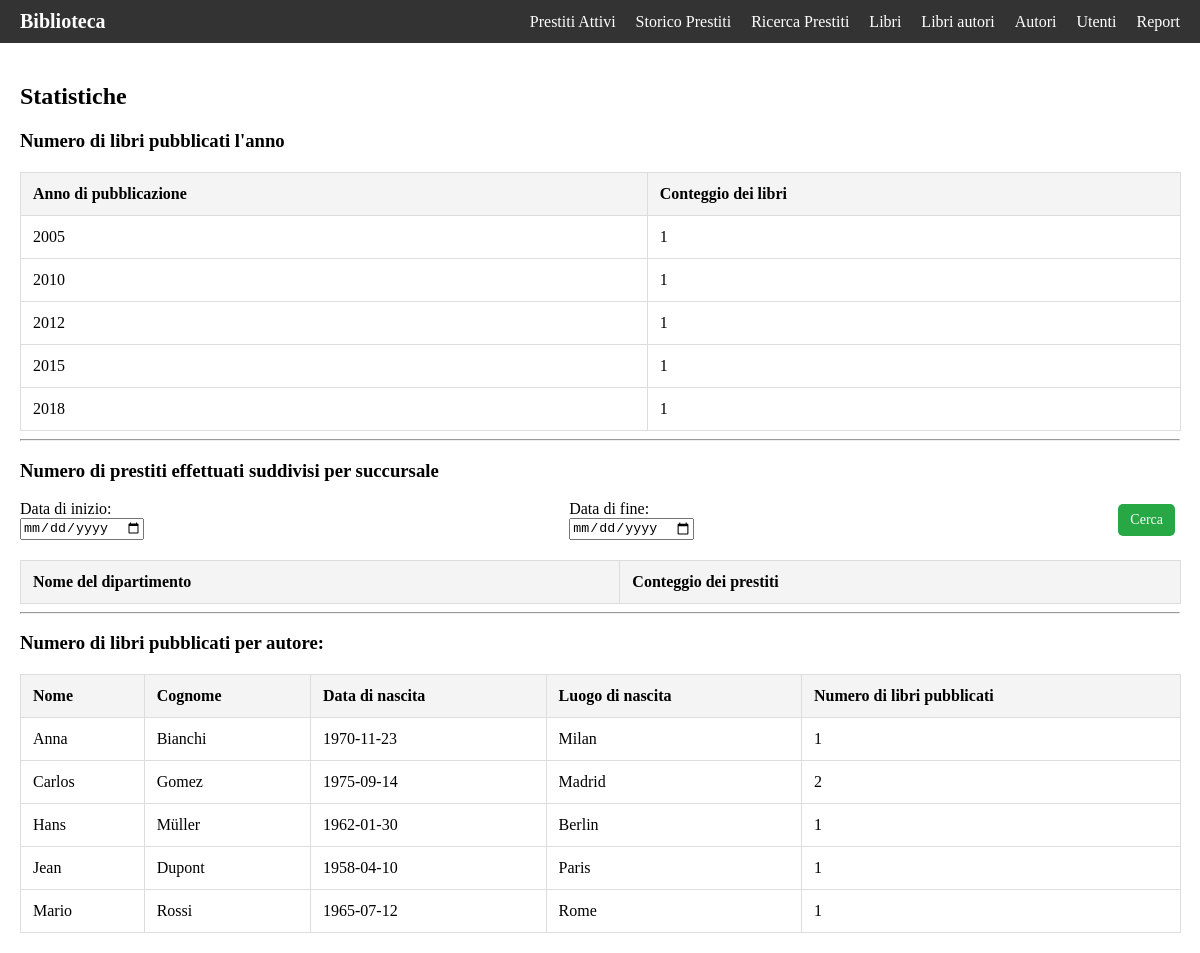
Screenshot of /pages/report/index.php with the database file from the repository.
### tables this page shows
CREATE TABLE `author` (
  `name` varchar(50) NOT NULL,
  `surname` varchar(25) NOT NULL,
  `birth_date` date NOT NULL,
  `birth_place` varchar(255) NOT NULL,
  PRIMARY KEY (`name`,`surname`,`birth_date`,`birth_place`)
);

### pages/report/index.php (the view, shortened to what this page needs)
<?php
    include_once('../../config/connessione.php');
    $sql = "SELECT publication_year, count(ISBN) as count FROM book GROUP BY publication_year";
    $result = mysqli_query($link, $sql);
    $books = array();
    while ($row = mysqli_fetch_assoc($result)) {
        $books[] = $row;
    }
    $sql = "SELECT a.name, a.surname, a.birth_date, a.birth_place, count(ba.ISBN) as count_book
            FROM author a
            INNER JOIN book_author ba on ba.author_name=a.name
                AND ba.author_surname=a.surname
                AND ba.author_birth_date=a.birth_date
                AND ba.author_birth_place=a.birth_place
            GROUP BY a.name, a.surname, a.birth_date, a.birth_place";
    $result = mysqli_query($link, $sql);
    $authors = array();
    while ($row = mysqli_fetch_assoc($result)) {
        $authors[] = $row;
    }
?>
<!DOCTYPE html>
<html lang="it">
<head>
    <link rel="stylesheet" href="../../assets/style/global.css">
    <link rel="stylesheet" href="https://cdn.jsdelivr.net/npm/water.css@2/out/water.css">
</head>
<body>
    <?php include '../../common/navbar.php'; ?>
    <div class="container">
        <h2>Statistiche</h2>
        <h3>Numero di libri pubblicati l'anno</h3>
        <table>
            <thead>
                <tr>
                    <th>Anno di pubblicazione</th>
                    <th>Conteggio dei libri</th>
                </tr>
            </thead>
            <tbody>
                <?php foreach ($books as $book): ?>
                    <tr>
                        <td><?php echo $book["publication_year"]?></td>
                        <td><?php echo $book["count"]?></td>
                    </tr>
                <?php endforeach ?>
            </tbody>
        </table>
        <hr/>
        <h3>Numero di prestiti effettuati suddivisi per succursale</h3>
        <form class="header" method="GET" action="">
            <div>
                <label for="start_date">Data di inizio:</label><br>
                <input type="date" id="start_date" name="start_date"
                    value="<?php echo isset($_GET['start_date']) ? htmlspecialchars($_GET['start_date']) : ''; ?>">
            </div>
            <div>
                <label for="end_date">Data di fine:</label><br>
                <input type="date" id="end_date" name="end_date"
                    value="<?php echo isset($_GET['end_date']) ? htmlspecialchars($_GET['end_date']) : ''; ?>">
            </div>
            <button class="btn" type="submit">Cerca</button>
        </form>
        <table>
            <thead>
                <tr>
                    <th>Nome del dipartimento</th>
                    <th>Conteggio dei prestiti</th>
                </tr>
            </thead>
        </table>
        <hr/>
        <h3>Numero di libri pubblicati per autore:</h3>
        <table>
            <thead>
                <tr>
                    <th>Nome</th>
                    <th>Cognome</th>
                    <th>Data di nascita</th>
                    <th>Luogo di nascita</th>
                    <th>Numero di libri pubblicati</th>
                </tr>
            </thead>
            <tbody>
                <?php foreach ($authors as $author): ?>
                    <tr>
                        <td><?php echo $author["name"]?></td>
                        <td><?php echo $author["surname"]?></td>
                        <td><?php echo $author["birth_date"]?></td>
                        <td><?php echo $author["birth_place"]?></td>
                        <td><?php echo $author["count_book"]?></td>
                    </tr>
                <?php endforeach ?>
            </tbody>
        </table>
    </div>
</body>
</html>

### assets/style/global.css (style rules this page uses)
.container { padding: 20px; }
.header { display: flex; justify-content: space-between; align-items: center; }
.btn { padding: 6px 10px; border: none; border-radius: 4px; color: white; cursor: pointer; margin-right: 5px; }
body { margin: 0 !important; padding: 0 !important; max-width: none !important; width: 100% !important; box-sizing: border-box; }
table { all: unset; display: table; width: 100%; border-collapse: collapse; margin-top: 20px; font-size: 16px; color: black; }
th, td { border: 1px solid #ccc; padding: 10px; text-align: left; }
th { background-color: #f4f4f4; font-weight: bold; }
button { all: unset; display: inline-block; padding: 8px 14px; background-color: #007bff; color: white; border-radius: 4px; cursor: pointer; text-align: center; font-size: 14px; }

### pages/report/index.php (style rules this page uses)
.header { display: flex; justify-content: space-between; align-items: center; }
.header button { text-decoration: none; padding: 8px 12px; background-color: #28a745; color: white; border-radius: 5px; }
table { width: 100%; border-collapse: collapse; margin-top: 20px; }
th, td { padding: 12px; border: 1px solid #ddd; text-align: left; }
th { background-color: #f4f4f4; }

### rows the page displays
author: name "Anna", surname "Bianchi", birth_date "1970-11-23", birth_place "Milan", count_book "1"
author: name "Carlos", surname "Gomez", birth_date "1975-09-14", birth_place "Madrid", count_book "2"
author: name "Hans", surname "Müller", birth_date "1962-01-30", birth_place "Berlin", count_book "1"
author: name "Jean", surname "Dupont", birth_date "1958-04-10", birth_place "Paris", count_book "1"
author: name "Mario", surname "Rossi", birth_date "1965-07-12", birth_place "Rome", count_book "1"

### other values shown
$book["publication_year"] "2005"
$book["count"] "1"
$book["publication_year"] "2010"
$book["publication_year"] "2012"
$book["publication_year"] "2015"
$book["publication_year"] "2018"
